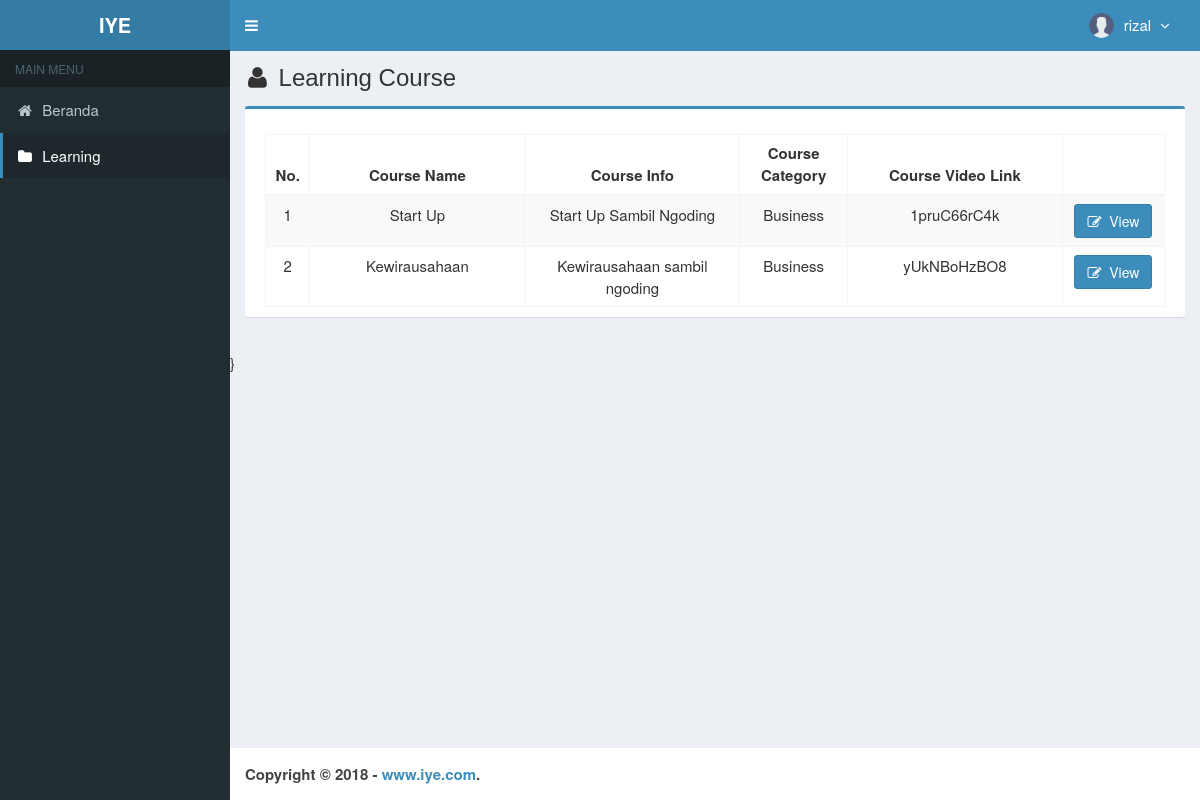
The page /main.php?module=learning (signed in) on the database its author committed.
### tables this page shows
CREATE TABLE `courses` (
  `course_id` int(255) NOT NULL,
  `course_name` varchar(60) NOT NULL,
  `course_category` varchar(70) NOT NULL,
  `course_info` varchar(300) NOT NULL,
  `course_video` varchar(255) NOT NULL
);

### modules/learning/view.php (the view)
<?php
if ($_SESSION['hak_akses']=='superadmin') { ?>
<section class="content-header">
  <h1>
    <i class="fa fa-user icon-title"></i> Manajemen Learning Course
    <a class="btn btn-primary btn-social pull-right" href="?module=form_learning&form=add">
      <i class="fa fa-plus"></i> New Course
    </a>
  </h1>
</section>
<section class="content">
  <div class="row">
    <div class="col-md-12">
    <?php
    if (empty($_GET['alert'])) {
      echo "";
    }
    elseif ($_GET['alert'] == 1) {
      echo "<div class='alert alert-success alert-dismissable'>
              <button type='button' class='close' data-dismiss='alert' aria-hidden='true'>&times;</button>
              <h4>  <i class='icon fa fa-check-circle'></i> Sukses!</h4>
              User baru berhasil disimpan.
            </div>";
    }
    elseif ($_GET['alert'] == 2) {
      echo "<div class='alert alert-success alert-dismissable'>
              <button type='button' class='close' data-dismiss='alert' aria-hidden='true'>&times;</button>
              <h4>  <i class='icon fa fa-check-circle'></i> Sukses!</h4>
              User berhasil diubah.
            </div>";
    }
    elseif ($_GET['alert'] == 3) {
      echo "<div class='alert alert-success alert-dismissable'>
              <button type='button' class='close' data-dismiss='alert' aria-hidden='true'>&times;</button>
              <h4>  <i class='icon fa fa-check-circle'></i> Sukses!</h4>
              User berhasil dihapus.
            </div>";
    }
    ?>
      <div class="box box-primary">
        <div class="box-body">
          <table id="dataTables1" class="table table-bordered table-striped table-hover">
            <thead>
              <tr>
                <th class="center">No.</th>
                <th class="center">Course Name</th>
                <th class="center">Course Info</th>
                <th class="center">Course Category</th>
                <th class="center">Course Video Link</th>
                <th></th>
              </tr>
            </thead>
            <tbody>
            <?php
            $no = 1;
            $query = mysqli_query($mysqli, "SELECT * FROM courses ORDER BY course_id DESC")
                                            or die('Ada kesalahan pada query tampil : '.mysqli_error($mysqli));
            while ($data = mysqli_fetch_assoc($query)) {
              echo "<tr>
                      <td width='40' class='center'>$no</td>
                      <td width='200' class='center'>$data[course_name]</td>
                      <td width='200' class='center'>$data[course_info]</td>
                      <td width='100' class='center'>$data[course_category]</td>
                      <td width='200' class='center'>$data[course_video]</td>
                      <td width='40' class='center'><a href='?module=form_learning&form=view&id=$data[course_id]'><button class='btn btn-primary'><i class='fa fa-pencil-square-o'></i>&nbsp;&nbsp;View</button></a></td>
                        <div>
                          </a>"?>
            <?php
              echo "    </div>
                      </td>
                    </tr>";
              $no++;
            }
            ?>
            </tbody>
          </table>
        </div>
      </div>
    </div>
  </div>
</section>
  <?php
  }
  else {
?>
    <section class="content-header">
      <h1>
        <i class="fa fa-user icon-title"></i> Learning Course
      </h1>
    </section>
    <section class="content">
      <div class="row">
        <div class="col-md-12">
          <div class="box box-primary">
            <div class="box-body">
              <table id="dataTables1" class="table table-bordered table-striped table-hover">
                <thead>
                  <tr>
                    <th class="center">No.</th>
                    <th class="center">Course Name</th>
                    <th class="center">Course Info</th>
                    <th class="center">Course Category</th>
                    <th class="center">Course Video Link</th>
                    <th></th>
                  </tr>
                </thead>
                <tbody>
                <?php
                $no = 1;
                $query = mysqli_query($mysqli, "SELECT * FROM courses ORDER BY course_id DESC")
                                                or die('Ada kesalahan pada query tampil : '.mysqli_error($mysqli));
                while ($data = mysqli_fetch_assoc($query)) {
                  echo "<tr>
                          <td width='40' class='center'>$no</td>
                          <td width='200' class='center'>$data[course_name]</td>
                          <td width='200' class='center'>$data[course_info]</td>
                          <td width='100' class='center'>$data[course_category]</td>
                          <td width='200' class='center'>$data[course_video]</td>
                          <td width='40' class='center'><a href='?module=form_learning&form=view&id=$data[course_id]'><button class='btn btn-primary'><i class='fa fa-pencil-square-o'></i>&nbsp;&nbsp;View</button></a></td>
                            <div>
                              </a>"?>
                <?php
                  echo "    </div>
                          </td>
                        </tr>";
                  $no++;
                }
                ?>
                </tbody>
              </table>
            </div>
          </div>
        </div>
      </div>
    </section>
  }
  <?php } ?>

### assets/css/style.css (style rules this page uses)
.content-header { padding: 15px 18px 0; position: relative; }
.center { text-align:center; }
.icon-title { margin-right: 5px; }
body { background-color: #fff; color: #333; font-size: 15px; line-height: 1.42857; }

### rows shown on the page
courses: course_name "Start Up", course_info "Start Up Sambil Ngoding", course_category "Business", course_video "1pruC66rC4k"
courses: course_name "Kewirausahaan", course_info "Kewirausahaan sambil ngoding", course_category "Business", course_video "yUkNBoHzBO8"

### other values the page prints
$_SESSION['nama_user'] "rizal"
